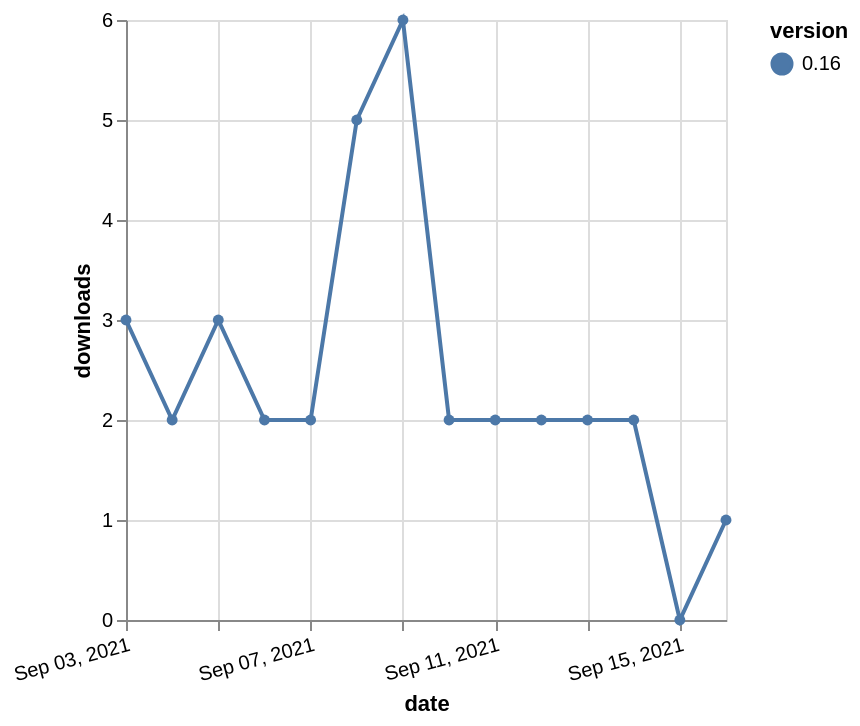

Write the Vega-Lite specification saved for this chart.
### Vega-Lite specification from a JSON file in a GitHub repository (floating-point values rounded to 4 significant figures)
{"$schema": "https://vega.github.io/schema/vega-lite/v5.json", "description": "A simple bar chart with embedded data.", "data": {"values": [{"date": "2021-09-03", "total": 3320, "delta": 3, "version": "0.16"}, {"date": "2021-09-04", "total": 3322, "delta": 2, "version": "0.16"}, {"date": "2021-09-05", "total": 3325, "delta": 3, "version": "0.16"}, {"date": "2021-09-06", "total": 3327, "delta": 2, "version": "0.16"}, {"date": "2021-09-07", "total": 3329, "delta": 2, "version": "0.16"}, {"date": "2021-09-08", "total": 3334, "delta": 5, "version": "0.16"}, {"date": "2021-09-09", "total": 3340, "delta": 6, "version": "0.16"}, {"date": "2021-09-10", "total": 3342, "delta": 2, "version": "0.16"}, {"date": "2021-09-11", "total": 3344, "delta": 2, "version": "0.16"}, {"date": "2021-09-12", "total": 3346, "delta": 2, "version": "0.16"}, {"date": "2021-09-13", "total": 3348, "delta": 2, "version": "0.16"}, {"date": "2021-09-14", "total": 3350, "delta": 2, "version": "0.16"}, {"date": "2021-09-15", "total": 3350, "delta": 0, "version": "0.16"}, {"date": "2021-09-16", "total": 3351, "delta": 1, "version": "0.16"}]}, "width": "container", "mark": {"type": "line", "point": {"filled": true}}, "encoding": {"x": {"field": "date", "type": "temporal", "timeUnit": "yearmonthdate", "title": "date", "axis": {"labelAngle": -15}}, "y": {"field": "delta", "type": "quantitative", "title": "downloads"}, "color": {"field": "version", "type": "nominal"}, "tooltip": {"field": "delta"}}}
